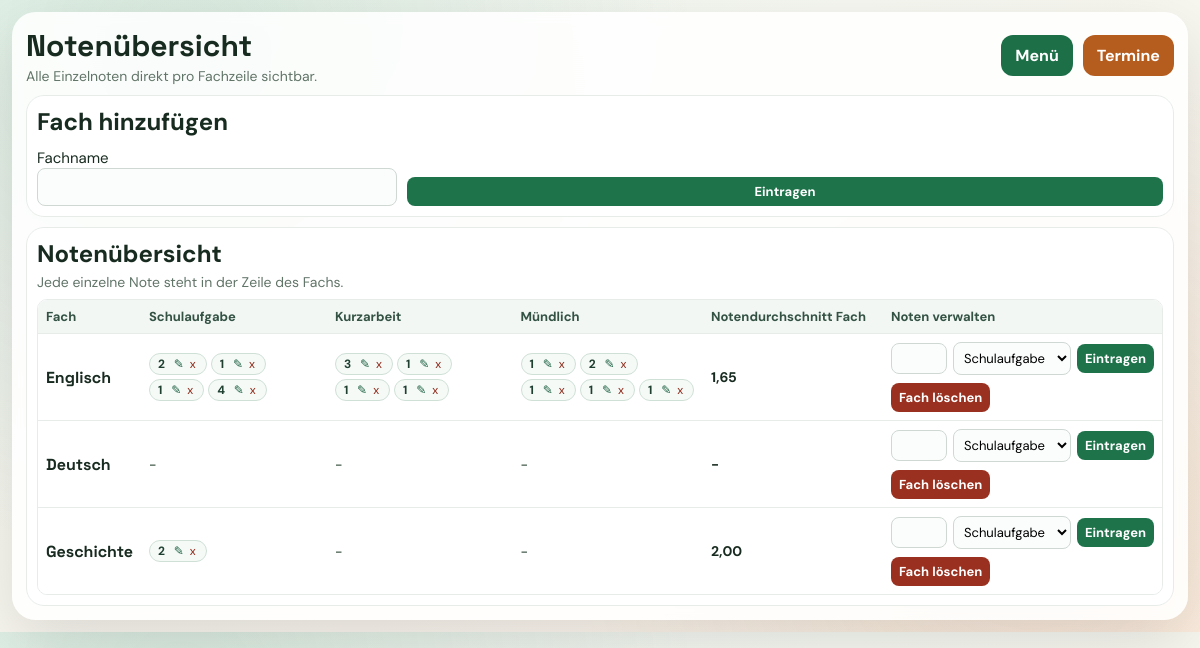
The app's page /notenuebersicht (signed in), older data.
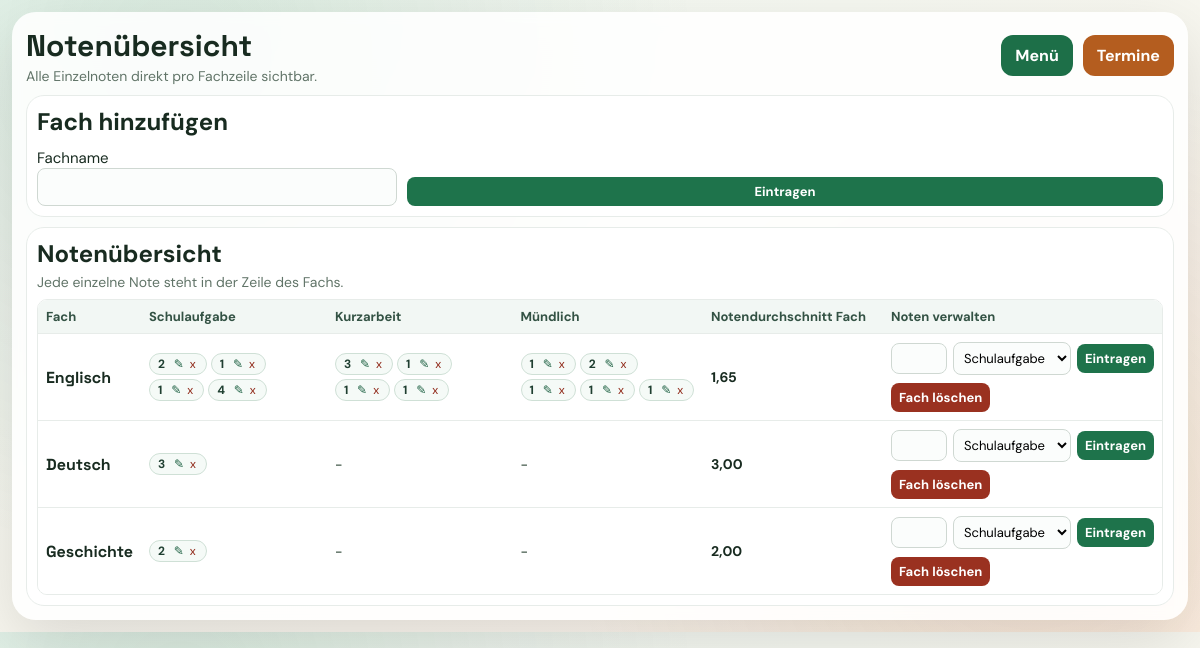
The same page, newer data.
### tables this page shows
CREATE TABLE subjects (
            id INTEGER PRIMARY KEY AUTOINCREMENT,
            user_id INTEGER NOT NULL,
            name TEXT NOT NULL,
            FOREIGN KEY (user_id) REFERENCES users (id)
        );

CREATE TABLE grades (
            id INTEGER PRIMARY KEY AUTOINCREMENT,
            subject_id INTEGER NOT NULL,
            grade REAL NOT NULL,
            weight INTEGER NOT NULL,
            grade_type TEXT NOT NULL,
            FOREIGN KEY (subject_id) REFERENCES subjects (id)
        );

### main.py (the view)
@app.route("/notenuebersicht")
def notenuebersicht():
    if "user_id" not in session:
        return redirect(url_for("login"))
    conn = get_connection()
    cursor = conn.cursor()
    cursor.execute("SELECT * FROM subjects WHERE user_id = ?", (session["user_id"],))
    subjects_data = cursor.fetchall()
    subjects = []
    for subject in subjects_data:
        subject_dict = dict(subject)
        cursor.execute("SELECT * FROM grades WHERE subject_id = ?", (subject["id"],))
        grades = cursor.fetchall()
        subject_dict["grades"] = grades
        type_notes = {
            "Schulaufgabe": [],
            "Kurzarbeit": [],
            "Mündlich": [],
        }
        type_stats = {
            "Schulaufgabe": {"sum": 0, "count": 0},
            "Kurzarbeit": {"sum": 0, "count": 0},
            "Mündlich": {"sum": 0, "count": 0},
        }
        sum_grades = 0
        sum_weights = 0
        for grade in grades:
            weight = 2 if grade["grade_type"] == "Schulaufgabe" else 1
            sum_grades += grade["grade"] * weight
            sum_weights += weight
            if grade["grade_type"] in type_stats:
                type_stats[grade["grade_type"]]["sum"] += grade["grade"]
                type_stats[grade["grade_type"]]["count"] += 1
                type_notes[grade["grade_type"]].append({
                    "id": grade["id"],
                    "grade": grade["grade"],
                })
        subject_dict["average"] = round(sum_grades / sum_weights, 2) if sum_weights > 0 else "-"
        subject_dict["average_display"] = subject_dict["average_display"] = f"{subject_dict['average']:.2f}".replace(".", ",") if sum_weights > 0 else "-"
        subject_dict["schulaufgabe_notes"] = type_notes["Schulaufgabe"]
        subject_dict["kurzarbeit_notes"] = type_notes["Kurzarbeit"]
        subject_dict["muendlich_notes"] = type_notes["Mündlich"]
        subjects.append(subject_dict)
    conn.close()
    return render_template("notenübersicht.html", subjects=subjects)

### db.py (called while the page is built)
def get_connection():
    connection = sqlite3.connect("schulmanager.db")
    connection.row_factory = sqlite3.Row
    return connection

### templates/notenübersicht.html (shortened to what this page needs)
<!DOCTYPE html>
<html lang="de">
    <head>
    </head>
    <body>
        <main class="container">
            <header class="topbar">
                <div>
                    <h1 class="title">Notenübersicht</h1>
                      <p class="subtitle">Alle Einzelnoten direkt pro Fachzeile sichtbar.</p>
                </div>
                <nav class="nav" aria-label="Navigation">
                    <a class="link-btn" href="{{ url_for('menu') }}">Menü</a>
                    <a class="link-btn alt" href="{{ url_for('termine') }}">Termine</a>
                </nav>
            </header>
            <section class="panel">
                <h2 class="section-title with-gap">Fach hinzufügen</h2>
                <form class="add-form" action="{{ url_for('add_subject') }}" method="POST">
                    <div>
                        <label for="subject-name">Fachname</label>
                        <input id="subject-name" type="text" name="name" required>
                    </div>
                    <button class="btn" type="submit">Eintragen</button>
                </form>
            </section>
            <section class="panel">
                <h2 class="section-title">Notenübersicht</h2>
                <p class="subtitle section-hint">Jede einzelne Note steht in der Zeile des Fachs.</p>
                {% macro render_note_badges(notes) -%}
                    {% if notes %}
                        <div class="note-badges">
                            {% for note in notes %}
                                <span class="note-badge">
                                    {{ note.grade | int }}
                                    <span class="note-actions">
                                        <button
                                            class="chip-btn edit"
                                            type="button"
                                            data-update-url="{{ url_for('update_grade', id=note.id) }}"
                                            data-current-grade="{{ note.grade | int }}"
                                            title="Note ändern"
                                        >✎</button>
                                        <form class="chip-form" action="{{ url_for('delete_grade', id=note.id) }}" method="POST">
                                            <button class="chip-btn delete" type="submit" title="Note löschen">x</button>
                                        </form>
                                    </span>
                                </span>
                            {% endfor %}
                        </div>
                    {% else %}
                        <span class="cell-empty">-</span>
                    {% endif %}
                {%- endmacro %}
                {% if subjects %}
                    <div class="table-wrap">
                        <table class="grade-table" aria-label="Notenübersicht Tabelle">
                            <thead>
                                <tr>
                                    <th>Fach</th>
                                    <th>Schulaufgabe</th>
                                    <th>Kurzarbeit</th>
                                    <th>Mündlich</th>
                                    <th>Notendurchschnitt Fach</th>
                                    <th>Noten verwalten</th>
                                </tr>
                            </thead>
                            <tbody>
                                {% for subject in subjects %}
                                    <tr>
                                        <td><h3 class="subject-name">{{ subject.name }}</h3></td>
                                        <td class="type-cell">
                                            {{ render_note_badges(subject.schulaufgabe_notes) }}
                                        </td>
                                        <td class="type-cell">
                                            {{ render_note_badges(subject.kurzarbeit_notes) }}
                                        </td>
                                        <td class="type-cell">
                                            {{ render_note_badges(subject.muendlich_notes) }}
                                        </td>
                                        <td class="type-cell">{{ subject.average_display }}</td>
                                        <td>
                                            <form class="inline-form" action="{{ url_for('add_grade', subject_id=subject.id) }}" method="POST">
                                                <input id="grade-{{ subject.id }}" type="number" step="1" name="grade" min="1" max="6" required>
                                                <select id="type-{{ subject.id }}" name="grade_type" required>
                                                    <option value="Schulaufgabe">Schulaufgabe</option>
                                                </select>
                                                <button class="btn" type="submit">Eintragen</button>
                                            </form>
                                            <form class="delete-form" action="{{ url_for('delete_subject', id=subject.id) }}" method="POST">
                                                <button class="btn danger" type="submit" onclick="return confirm('Möchtest du das Fach und alle Noten wirklich löschen?')">Fach löschen</button>
                                            </form>
                                        </td>
                                    </tr>
                                {% endfor %}
                            </tbody>
                        </table>
                    </div>
                {% else %}
                    <p class="empty">Es sind noch keine Fächer vorhanden.</p>
                {% endif %}
            </section>
        </main>
    </body>
</html>

### templates/notenübersicht.html (style rules this page uses)
:root { --bg-top: #f0f8f2; --bg-bottom: #fff5ec; --text: #182b20; --muted: #617468; --panel: #ffffff; --line: #e7ece9; --good: #1e734b; --danger: #9a3120; }
* { box-sizing: border-box; }
body { margin: 0; font-family: "DM Sans", "Segoe UI", sans-serif; color: var(--text); background: radial-gradient(circle at 15% 8%, rgba(34, 125, 79, 0.12), transparent 44%), radial-gradient(circle at 86% 82%, rgba(203, 118, 44, 0.12), transparent 40%), linear-gradient(155deg, var(--bg-top), var(--bg-bottom)); }
.container { width: min(1380px, 98vw); margin: 12px auto; background: rgba(255, 255, 255, 0.86); border-radius: 24px; padding: 14px; box-shadow: 0 22px 64px rgba(0, 0, 0, 0.12); backdrop-filter: blur(6px); }
.topbar { display: flex; justify-content: space-between; align-items: center; gap: 12px; flex-wrap: wrap; }
.title { margin: 0; font-family: "Space Grotesk", "Segoe UI", sans-serif; font-size: clamp(22px, 3.2vw, 30px); }
.subtitle { margin: 2px 0 0; font-size: 14px; color: var(--muted); }
.nav { display: flex; gap: 10px; }
.link-btn { text-decoration: none; border-radius: 12px; padding: 10px 14px; font-weight: 700; color: #ffffff; background: #1d6f48; }
.link-btn.alt { background: #b45d1f; }
.panel { margin-top: 10px; background: var(--panel); border-radius: 18px; border: 1px solid var(--line); padding: 10px; }
.add-form { display: grid; grid-template-columns: minmax(220px, 360px) auto; gap: 10px; align-items: end; }
label, input, select, button { font-family: inherit; font-size: 15px; }
input, select { width: 100%; padding: 8px; border-radius: 8px; border: 1px solid #cfd8d2; background: #fbfdfc; }
.table-wrap { margin-top: 8px; overflow-x: auto; border-radius: 10px; border: 1px solid var(--line); }
.grade-table { width: 100%; min-width: 980px; border-collapse: collapse; background: #fff; }
.grade-table th, .grade-table td { padding: 8px 8px; border-bottom: 1px solid var(--line); text-align: left; vertical-align: middle; font-size: 14px; }
.grade-table th { background: #f2f7f4; color: #335244; font-size: 13px; white-space: nowrap; }
.grade-table tr:last-child td { border-bottom: none; }
.subject-name { margin: 0; font-family: "Space Grotesk", "Segoe UI", sans-serif; font-size: 16px; }
.type-cell { min-width: 180px; font-weight: 700; }
.section-title { margin: 0; }
.section-title.with-gap { margin-bottom: 10px; }
.section-hint { margin: 4px 0 0; }
.delete-form { margin-top: 8px; }
.note-badges { display: flex; flex-wrap: wrap; gap: 4px; }
.note-badge { min-width: 24px; text-align: center; border-radius: 999px; padding: 2px 8px; border: 1px solid #cfe0d6; background: #f5faf7; font-size: 12px; font-weight: 700; color: #1f3f31; }
.note-actions { display: inline-flex; gap: 2px; margin-left: 4px; align-items: center; }
.chip-form { margin: 0; }
.chip-btn { border: none; background: transparent; padding: 0 2px; cursor: pointer; font-size: 12px; line-height: 1; }
.chip-btn.edit { color: #1b5f40; }
.chip-btn.delete { color: #8f2717; }
.cell-empty { color: var(--muted); font-size: 13px; }
.inline-form { display: grid; grid-template-columns: 56px minmax(118px, 1fr) auto; gap: 6px; align-items: center; }
.inline-form input, .inline-form select { font-size: 13px; padding: 6px; }
.btn { border: none; border-radius: 8px; padding: 6px 8px; font-weight: 700; color: #fff; background: var(--good); cursor: pointer; font-size: 13px; }
.btn.danger { background: var(--danger); }

Row changes from the older to the newer data that the page shows:
computed for subjects "Deutsch": average_display "-" → "3,00"; text "- - -" → "- -"
added grades: grade "3", shown under subjects "Deutsch"
